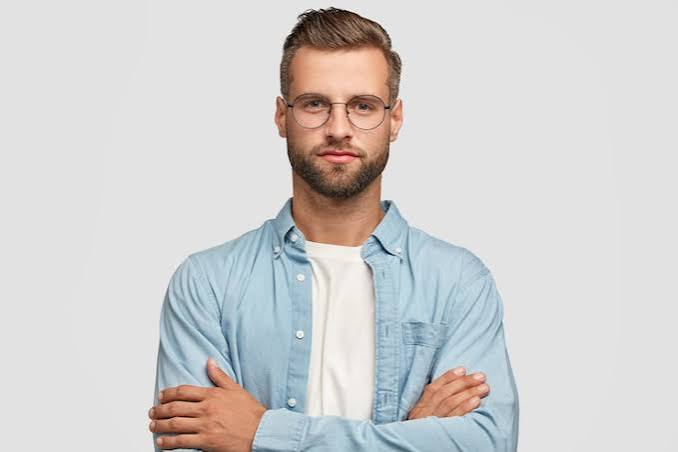
#> input picture img.jpg, 678 x 452 px
$ python Chapter2.py
#> lines starting #> are read from the running program, lines starting #| are printed output that depends on the picture
import cv2
import numpy as np
#------image size and rescale

img = cv2.imread('img.jpg') #--read img
#> img is the input picture: shape (452, 678, 3); mean B, G, R 208.1, 208.6, 209.8
print(img.shape)
#| (452, 678, 3)
imgResize1 = cv2.resize(img,(500,200)) #--resize img
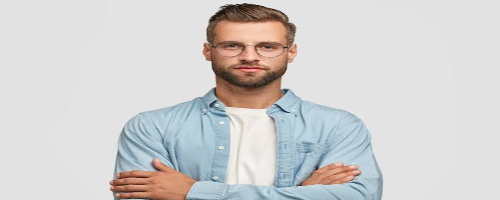
#> imgResize1: shape (200, 500, 3); mean B, G, R 208.1, 208.5, 209.8
imgResize2 = cv2.resize(img,(0,0),None,0.5,0.5) #--resize img with scale factor img is scale down to 50 % of og version of image
print(imgResize2.shape)
#| (226, 339, 3)

#-------image crop
imgCrop = img[50:375,220:520] #--crop image from 0 to 200 in y axis and 200 to 500 in x axis
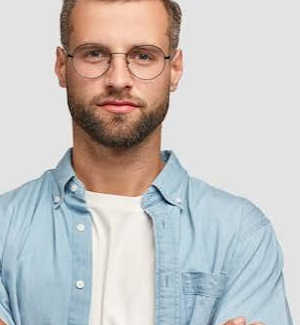
#> imgCrop: shape (325, 300, 3); mean B, G, R 193.8, 194.9, 197.1
cv2.imshow("Image",img)
cv2.imshow("Image Resize 1",imgResize1)
cv2.imshow("Image Resize 2",imgResize2)
cv2.imshow("Image Cropped",imgCrop)

cv2.waitKey(0)
